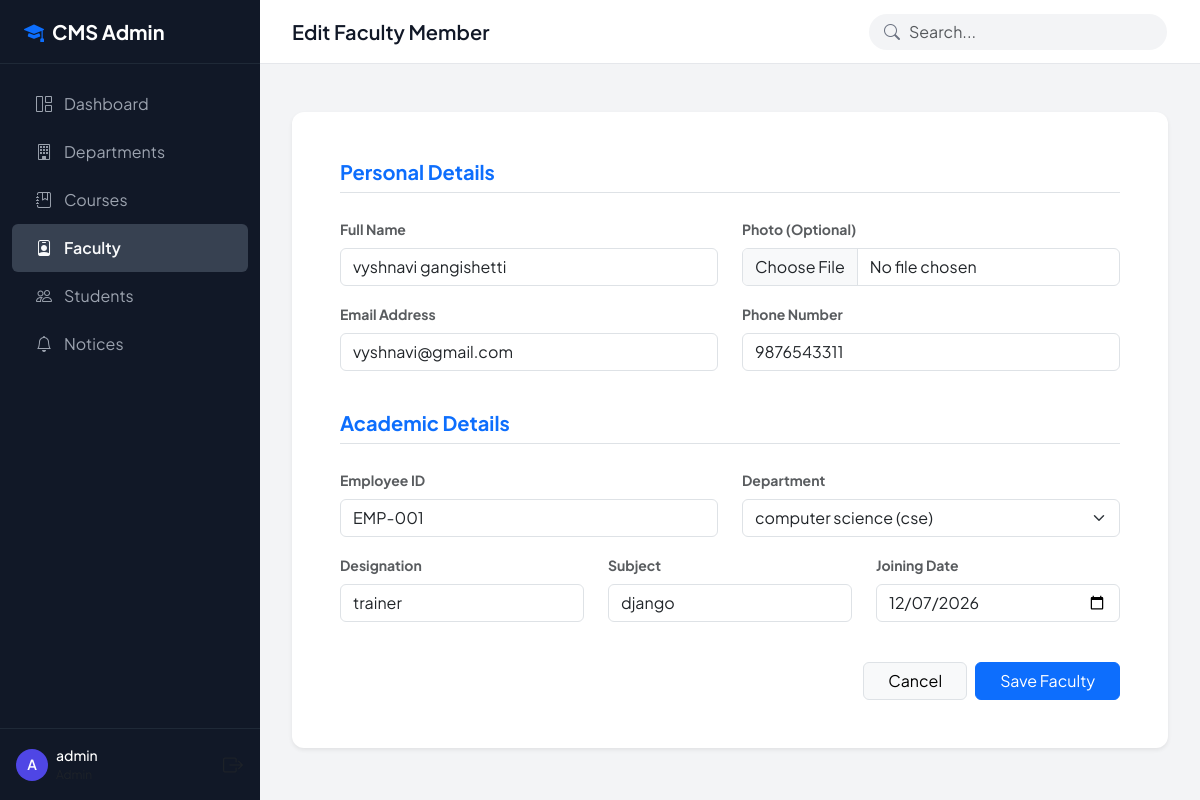
Screenshot of /faculty/1/edit/ (signed in) with the database file from the repository.
### app1/models.py (models this page shows, shortened)
class Faculty(models.Model):
    name = models.CharField(max_length=100)
    employee_id = models.CharField(max_length=20, unique=True)
    email = models.EmailField(unique=True)
    phone = models.CharField(max_length=15)
    department = models.ForeignKey(Department, on_delete=models.CASCADE, related_name='faculty')
    designation = models.CharField(max_length=50)
    subject = models.CharField(max_length=100)
    joining_date = models.DateField()
    photo = models.ImageField(upload_to='faculty_photos/', blank=True, null=True)

### app1/views.py (the view)
# urls.py: path('faculty/<int:pk>/edit/', views.FacultyUpdateView.as_view(), name='faculty_edit'),
class FacultyUpdateView(BaseUpdateView):
    model = Faculty
    form_class = FacultyForm
    template_name = 'faculty/form.html'
    success_url = reverse_lazy('faculty_list')
    success_message = "Faculty details updated successfully!"

### app1/forms.py
class FacultyForm(forms.ModelForm):
    class Meta:
        model = Faculty
        fields = '__all__'
        widgets = {
            'joining_date': forms.DateInput(attrs={'type': 'date'}),
        }

### app1/models.py (called while the page is built)
    def __str__(self):
        return f"{self.name} ({self.code})"

### templates/faculty/form.html (shortened to what this page needs)
{% extends 'base.html' %}
{% load widget_tweaks %}
{% block page_title %}{% if object %}Edit Faculty Member{% else %}Add Faculty Member{% endif %}{% endblock %}
{% block content %}
<div class="card shadow-sm border-0 mt-3">
    <div class="card-body p-4 p-md-5">
        <form method="post" enctype="multipart/form-data" novalidate>
            <h5 class="mb-4 pb-2 border-bottom fw-bold text-primary">Personal Details</h5>
            <div class="row">
                <div class="col-md-6 mb-3">
                    <label class="form-label text-muted small fw-bold">Full Name</label>
                    {% render_field form.name class="form-control" %}
                </div>
                <div class="col-md-6 mb-3">
                    <label class="form-label text-muted small fw-bold">Photo (Optional)</label>
                    {% render_field form.photo class="form-control" %}
                </div>
                <div class="col-md-6 mb-3">
                    <label class="form-label text-muted small fw-bold">Email Address</label>
                    {% render_field form.email class="form-control" %}
                </div>
                <div class="col-md-6 mb-3">
                    <label class="form-label text-muted small fw-bold">Phone Number</label>
                    {% render_field form.phone class="form-control" %}
                </div>
            </div>
            <h5 class="mb-4 mt-4 pb-2 border-bottom fw-bold text-primary">Academic Details</h5>
            <div class="row">
                <div class="col-md-6 mb-3">
                    <label class="form-label text-muted small fw-bold">Employee ID</label>
                    {% render_field form.employee_id class="form-control" %}
                </div>
                <div class="col-md-6 mb-3">
                    <label class="form-label text-muted small fw-bold">Department</label>
                    {% render_field form.department class="form-select" %}
                </div>
                <div class="col-md-4 mb-3">
                    <label class="form-label text-muted small fw-bold">Designation</label>
                    {% render_field form.designation class="form-control" placeholder="e.g. Professor" %}
                </div>
                <div class="col-md-4 mb-3">
                    <label class="form-label text-muted small fw-bold">Subject</label>
                    {% render_field form.subject class="form-control" %}
                </div>
                <div class="col-md-4 mb-3">
                    <label class="form-label text-muted small fw-bold">Joining Date</label>
                    {% render_field form.joining_date class="form-control" %}
                </div>
            </div>
            <div class="d-flex justify-content-end gap-2 mt-4">
                <a href="{% url 'faculty_list' %}" class="btn btn-light border px-4">Cancel</a>
                <button type="submit" class="btn btn-primary px-4">Save Faculty</button>
            </div>
        </form>
    </div>
</div>
{% endblock %}

### templates/base.html (shortened to what this page needs)
<!DOCTYPE html>
<html lang="en">
<head>
    <link href="https://cdn.jsdelivr.net/npm/bootstrap@5.3.0/dist/css/bootstrap.min.css" rel="stylesheet">
    <link rel="stylesheet" href="https://cdn.jsdelivr.net/npm/bootstrap-icons@1.11.1/font/bootstrap-icons.css">
</head>
<body>
    {% if user.is_authenticated %}
    <div id="sidebar">
        <div class="sidebar-brand">
            <i class="bi bi-mortarboard-fill me-2 text-primary"></i> CMS Admin
        </div>
        <div class="nav flex-column py-3 flex-grow-1">
            <a href="{% url 'dashboard' %}" class="nav-link {% if request.resolver_match.url_name == 'dashboard' %}active{% endif %}">
                <i class="bi bi-grid-1x2"></i> Dashboard
            </a>
            <a href="{% url 'department_list' %}" class="nav-link {% if 'department' in request.resolver_match.url_name %}active{% endif %}">
                <i class="bi bi-building"></i> Departments
            </a>
            <a href="{% url 'course_list' %}" class="nav-link {% if 'course' in request.resolver_match.url_name %}active{% endif %}">
                <i class="bi bi-journal-bookmark"></i> Courses
            </a>
            <a href="{% url 'faculty_list' %}" class="nav-link {% if 'faculty' in request.resolver_match.url_name %}active{% endif %}">
                <i class="bi bi-person-badge"></i> Faculty
            </a>
            <a href="{% url 'student_list' %}" class="nav-link {% if 'student' in request.resolver_match.url_name %}active{% endif %}">
                <i class="bi bi-people"></i> Students
            </a>
            <a href="{% url 'notice_list' %}" class="nav-link {% if 'notice' in request.resolver_match.url_name %}active{% endif %}">
                <i class="bi bi-bell"></i> Notices
            </a>
        </div>
        <div class="sidebar-footer">
            <div class="user-info">
                <div class="user-avatar">
                    {{ user.username|make_list|first|upper }}
                </div>
                <div class="d-flex flex-column">
                    <span class="text-white fw-medium small">{{ user.username }}</span>
                    <span class="small text-muted" style="font-size: 0.75rem;">Admin</span>
                </div>
            </div>
            <form action="{% url 'logout' %}" method="post" class="m-0">
                <button type="submit" class="btn btn-link text-muted p-0" title="Logout">
                    <i class="bi bi-box-arrow-right fs-5"></i>
                </button>
            </form>
        </div>
    </div>
    {% endif %}
    <div id="main-wrapper" {% if not user.is_authenticated %}style="margin-left: 0;"{% endif %}>
        {% if user.is_authenticated %}
        <header id="topbar">
            <div class="d-flex align-items-center">
                <h1 class="page-title">{% block page_title %}Dashboard{% endblock %}</h1>
            </div>
            <div class="search-box d-none d-md-block">
                <i class="bi bi-search search-icon"></i>
                <form action="" method="get">
                    <input type="text" name="q" class="form-control" placeholder="Search..." value="{{ request.GET.q }}">
                </form>
            </div>
        </header>
        {% endif %}
        <main id="content">
            {% block content %}{% endblock %}
        </main>
    </div>
</body>
</html>

### templates/base.html (style rules this page uses)
:root { --primary-color: #4F46E5; --primary-hover: #4338CA; --sidebar-bg: #111827; --sidebar-hover: #1F2937; --sidebar-active: #374151; --sidebar-text: #9CA3AF; --sidebar-text-active: #F9FAFB; --bg-color: #F3F4F6; --card-bg: #FFFFFF; --text-main: #111827; --text-muted: #6B7280; --border-color: #E5E7EB; --font-main: 'Plus Jakarta Sans', sans-serif; --font-mono: 'Space Mono', monospace; --sidebar-width: 260px; --topbar-height: 64px; }
body { font-family: var(--font-main); background-color: var(--bg-color); color: var(--text-main); overflow-x: hidden; }
#sidebar { width: var(--sidebar-width); height: 100vh; position: fixed; left: 0; top: 0; background-color: var(--sidebar-bg); color: var(--sidebar-text); z-index: 1000; display: flex; flex-direction: column; transition: all 0.3s; }
.sidebar-brand { height: var(--topbar-height); display: flex; align-items: center; padding: 0 1.5rem; color: white; font-weight: 700; font-size: 1.25rem; border-bottom: 1px solid var(--sidebar-hover); }
.nav-link { color: var(--sidebar-text); padding: 0.75rem 1.5rem; display: flex; align-items: center; gap: 0.75rem; transition: all 0.2s; border-radius: 0.375rem; margin: 0 0.75rem; }
.nav-link.active { color: var(--sidebar-text-active); background-color: var(--sidebar-active); font-weight: 600; }
.sidebar-footer { margin-top: auto; padding: 1rem; border-top: 1px solid var(--sidebar-hover); display: flex; align-items: center; justify-content: space-between; }
.user-info { display: flex; align-items: center; gap: 0.5rem; }
.user-avatar { width: 32px; height: 32px; background-color: var(--primary-color); color: white; border-radius: 50%; display: flex; align-items: center; justify-content: center; font-weight: 600; font-size: 0.875rem; }
#main-wrapper { margin-left: var(--sidebar-width); min-height: 100vh; display: flex; flex-direction: column; transition: all 0.3s; }
#topbar { height: var(--topbar-height); background-color: var(--card-bg); border-bottom: 1px solid var(--border-color); display: flex; align-items: center; justify-content: space-between; padding: 0 2rem; position: sticky; top: 0; z-index: 999; }
.page-title { margin: 0; font-size: 1.25rem; font-weight: 600; }
.search-box { position: relative; width: 300px; }
.search-box input { padding-left: 2.5rem; border-radius: 2rem; background-color: var(--bg-color); border: 1px solid transparent; }
.search-icon { position: absolute; left: 1rem; top: 50%; transform: translateY(-50%); color: var(--text-muted); }
#content { padding: 2rem; flex-grow: 1; }
.card { border: none; border-radius: 0.75rem; box-shadow: 0 1px 3px rgba(0,0,0,0.1); }

### rows the page displays
Faculty: name "vyshnavi gangishetti", email "vyshnavi@gmail.com", phone "9876543311", employee_id "EMP-001", department "computer science (cse)", designation "trainer", subject "django", joining_date "12/07/2026"

### other values shown
{{ user.username|make_list|first|upper }} "A"
{{ user.username }} "admin"
